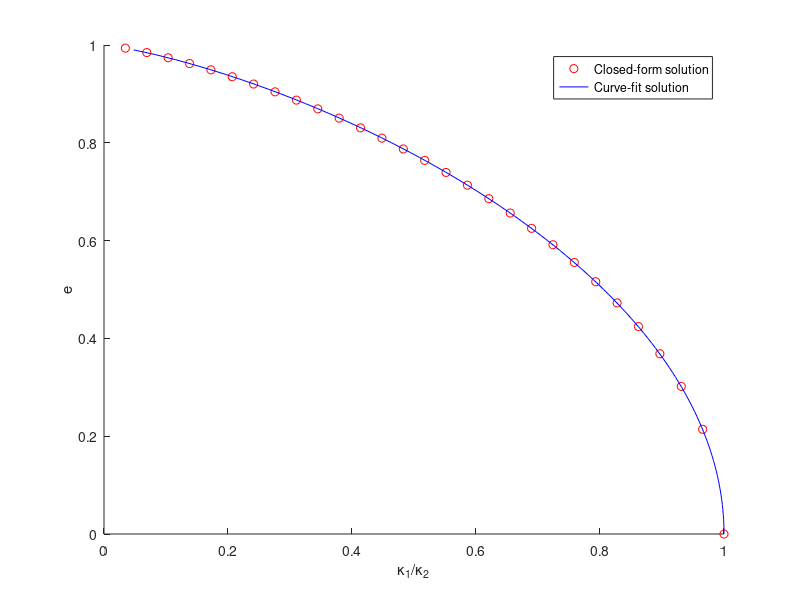

MATLAB code for this plot:
% Plot the contact area vs. load of different asperity contact model
clc
clear all
close all

global R1 R2

% Empirical solution: 
kappa_ratio = linspace(0, 1, 30); 
kappa_ratio = kappa_ratio(2:end); 
ba_fit = exp(0.006709*(log(kappa_ratio)).^2 + 0.6692*log(kappa_ratio)); 
      e = sqrt(1 - ba_fit.^2); 
    e1 = 1e-4: 0.01: 1-eps; 
[K, E] = ellipke(e1.^2); % Input of ellipke should be k^2
   ba1 = sqrt(1 - e1.^2); 
kappa_ratio_closed = (K - E)./(E./(1 - e1.^2) - K); % kappa_1/kappa_2

figure; 
hold on
plot(kappa_ratio, e, 'ro');
plot(kappa_ratio_closed, e1, 'b-');
hold off
xlabel('\kappa_1/\kappa_2'); 
ylabel('e'); 
legend('Closed-form solution', 'Curve-fit solution'); 

save('Fig1_data.mat', 'kappa_ratio', 'e', 'kappa_ratio_closed', 'e1'); 

[K, E] = ellipke(e.^2); % Input of ellipke should be k^2
kappa_ratio_closed = (K - E)./(E./(1 - e.^2) - K); % kappa_1/kappa_2
mean_rel_error = mean(abs(kappa_ratio_closed(1:end-1) - kappa_ratio(1:end-1))./...
                       kappa_ratio_closed(1:end-1)*100); 